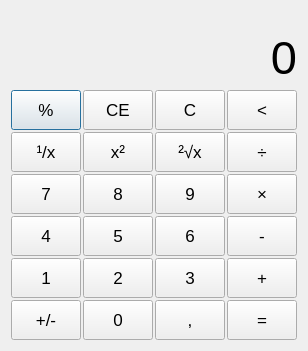
<?xml version="1.0" encoding="UTF-8"?>
<ui version="4.0">
 <class>CalculatorDialog</class>
 <widget class="QDialog" name="CalculatorDialog">
  <property name="geometry">
   <rect>
    <x>0</x>
    <y>0</y>
    <width>306</width>
    <height>339</height>
   </rect>
  </property>
  <property name="windowTitle">
   <string>Kalkulator</string>
  </property>
  <layout class="QVBoxLayout" name="verticalLayout">
   <item>
    <widget class="QLabel" name="previousTextLabel">
     <property name="text">
      <string/>
     </property>
     <property name="alignment">
      <set>Qt::AlignRight|Qt::AlignTrailing|Qt::AlignVCenter</set>
     </property>
    </widget>
   </item>
   <item>
    <widget class="QLabel" name="currentTextLabel">
     <property name="font">
      <font>
       <pointsize>35</pointsize>
       <bold>false</bold>
      </font>
     </property>
     <property name="text">
      <string>0</string>
     </property>
     <property name="alignment">
      <set>Qt::AlignRight|Qt::AlignTrailing|Qt::AlignVCenter</set>
     </property>
    </widget>
   </item>
   <item>
    <layout class="QGridLayout" name="gridLayout">
     <property name="spacing">
      <number>2</number>
     </property>
     <item row="0" column="0">
      <widget class="QPushButton" name="percentButton">
       <property name="minimumSize">
        <size>
         <width>70</width>
         <height>40</height>
        </size>
       </property>
       <property name="maximumSize">
        <size>
         <width>70</width>
         <height>40</height>
        </size>
       </property>
       <property name="font">
        <font>
         <pointsize>13</pointsize>
        </font>
       </property>
       <property name="text">
        <string>%</string>
       </property>
      </widget>
     </item>
     <item row="0" column="1">
      <widget class="QPushButton" name="ceButton">
       <property name="minimumSize">
        <size>
         <width>70</width>
         <height>40</height>
        </size>
       </property>
       <property name="maximumSize">
        <size>
         <width>70</width>
         <height>40</height>
        </size>
       </property>
       <property name="font">
        <font>
         <pointsize>13</pointsize>
        </font>
       </property>
       <property name="text">
        <string>CE</string>
       </property>
      </widget>
     </item>
     <item row="0" column="2">
      <widget class="QPushButton" name="cButton">
       <property name="minimumSize">
        <size>
         <width>70</width>
         <height>40</height>
        </size>
       </property>
       <property name="maximumSize">
        <size>
         <width>70</width>
         <height>40</height>
        </size>
       </property>
       <property name="font">
        <font>
         <pointsize>13</pointsize>
        </font>
       </property>
       <property name="text">
        <string>C</string>
       </property>
      </widget>
     </item>
     <item row="0" column="3">
      <widget class="QPushButton" name="backButton">
       <property name="minimumSize">
        <size>
         <width>70</width>
         <height>40</height>
        </size>
       </property>
       <property name="maximumSize">
        <size>
         <width>70</width>
         <height>40</height>
        </size>
       </property>
       <property name="font">
        <font>
         <pointsize>13</pointsize>
        </font>
       </property>
       <property name="text">
        <string>&lt;</string>
       </property>
      </widget>
     </item>
     <item row="1" column="0">
      <widget class="QPushButton" name="oneByButton">
       <property name="minimumSize">
        <size>
         <width>70</width>
         <height>40</height>
        </size>
       </property>
       <property name="maximumSize">
        <size>
         <width>70</width>
         <height>40</height>
        </size>
       </property>
       <property name="font">
        <font>
         <pointsize>13</pointsize>
        </font>
       </property>
       <property name="text">
        <string>¹/x</string>
       </property>
      </widget>
     </item>
     <item row="1" column="1">
      <widget class="QPushButton" name="squareButton">
       <property name="minimumSize">
        <size>
         <width>70</width>
         <height>40</height>
        </size>
       </property>
       <property name="maximumSize">
        <size>
         <width>70</width>
         <height>40</height>
        </size>
       </property>
       <property name="font">
        <font>
         <pointsize>13</pointsize>
        </font>
       </property>
       <property name="text">
        <string>x²</string>
       </property>
      </widget>
     </item>
     <item row="1" column="2">
      <widget class="QPushButton" name="squareRootButton">
       <property name="minimumSize">
        <size>
         <width>70</width>
         <height>40</height>
        </size>
       </property>
       <property name="maximumSize">
        <size>
         <width>70</width>
         <height>40</height>
        </size>
       </property>
       <property name="font">
        <font>
         <pointsize>13</pointsize>
        </font>
       </property>
       <property name="text">
        <string>²√x</string>
       </property>
      </widget>
     </item>
     <item row="1" column="3">
      <widget class="QPushButton" name="devideButton">
       <property name="minimumSize">
        <size>
         <width>70</width>
         <height>40</height>
        </size>
       </property>
       <property name="maximumSize">
        <size>
         <width>70</width>
         <height>40</height>
        </size>
       </property>
       <property name="font">
        <font>
         <pointsize>13</pointsize>
        </font>
       </property>
       <property name="text">
        <string>÷</string>
       </property>
      </widget>
     </item>
     <item row="2" column="0">
      <widget class="QPushButton" name="sevenButton">
       <property name="minimumSize">
        <size>
         <width>70</width>
         <height>40</height>
        </size>
       </property>
       <property name="maximumSize">
        <size>
         <width>70</width>
         <height>40</height>
        </size>
       </property>
       <property name="font">
        <font>
         <pointsize>13</pointsize>
        </font>
       </property>
       <property name="text">
        <string>7</string>
       </property>
      </widget>
     </item>
     <item row="2" column="1">
      <widget class="QPushButton" name="eightButton">
       <property name="minimumSize">
        <size>
         <width>70</width>
         <height>40</height>
        </size>
       </property>
       <property name="maximumSize">
        <size>
         <width>70</width>
         <height>40</height>
        </size>
       </property>
       <property name="font">
        <font>
         <pointsize>13</pointsize>
        </font>
       </property>
       <property name="text">
        <string>8</string>
       </property>
      </widget>
     </item>
     <item row="2" column="2">
      <widget class="QPushButton" name="nineButton">
       <property name="minimumSize">
        <size>
         <width>70</width>
         <height>40</height>
        </size>
       </property>
       <property name="maximumSize">
        <size>
         <width>70</width>
         <height>40</height>
        </size>
       </property>
       <property name="font">
        <font>
         <pointsize>13</pointsize>
        </font>
       </property>
       <property name="text">
        <string>9</string>
       </property>
      </widget>
     </item>
     <item row="2" column="3">
      <widget class="QPushButton" name="multiplyButton">
       <property name="minimumSize">
        <size>
         <width>70</width>
         <height>40</height>
        </size>
       </property>
       <property name="maximumSize">
        <size>
         <width>70</width>
         <height>40</height>
        </size>
       </property>
       <property name="font">
        <font>
         <pointsize>13</pointsize>
        </font>
       </property>
       <property name="text">
        <string>×</string>
       </property>
      </widget>
     </item>
     <item row="3" column="0">
      <widget class="QPushButton" name="fourButton">
       <property name="minimumSize">
        <size>
         <width>70</width>
         <height>40</height>
        </size>
       </property>
       <property name="maximumSize">
        <size>
         <width>70</width>
         <height>40</height>
        </size>
       </property>
       <property name="font">
        <font>
         <pointsize>13</pointsize>
        </font>
       </property>
       <property name="text">
        <string>4</string>
       </property>
      </widget>
     </item>
     <item row="3" column="1">
      <widget class="QPushButton" name="fiveButton">
       <property name="minimumSize">
        <size>
         <width>70</width>
         <height>40</height>
        </size>
       </property>
       <property name="maximumSize">
        <size>
         <width>70</width>
         <height>40</height>
        </size>
       </property>
       <property name="font">
        <font>
         <pointsize>13</pointsize>
        </font>
       </property>
       <property name="text">
        <string>5</string>
       </property>
      </widget>
     </item>
     <item row="3" column="2">
      <widget class="QPushButton" name="sixButton">
       <property name="minimumSize">
        <size>
         <width>70</width>
         <height>40</height>
        </size>
       </property>
       <property name="maximumSize">
        <size>
         <width>70</width>
         <height>40</height>
        </size>
       </property>
       <property name="font">
        <font>
         <pointsize>13</pointsize>
        </font>
       </property>
       <property name="text">
        <string>6</string>
       </property>
      </widget>
     </item>
     <item row="3" column="3">
      <widget class="QPushButton" name="minusButton">
       <property name="minimumSize">
        <size>
         <width>70</width>
         <height>40</height>
        </size>
       </property>
       <property name="maximumSize">
        <size>
         <width>70</width>
         <height>40</height>
        </size>
       </property>
       <property name="font">
        <font>
         <pointsize>13</pointsize>
        </font>
       </property>
       <property name="text">
        <string>-</string>
       </property>
      </widget>
     </item>
     <item row="4" column="0">
      <widget class="QPushButton" name="oneButton">
       <property name="minimumSize">
        <size>
         <width>70</width>
         <height>40</height>
        </size>
       </property>
       <property name="maximumSize">
        <size>
         <width>70</width>
         <height>40</height>
        </size>
       </property>
       <property name="font">
        <font>
         <pointsize>13</pointsize>
        </font>
       </property>
       <property name="text">
        <string>1</string>
       </property>
      </widget>
     </item>
     <item row="4" column="1">
      <widget class="QPushButton" name="twoButton">
       <property name="minimumSize">
        <size>
         <width>70</width>
         <height>40</height>
        </size>
       </property>
       <property name="maximumSize">
        <size>
         <width>70</width>
         <height>40</height>
        </size>
       </property>
       <property name="font">
        <font>
         <pointsize>13</pointsize>
        </font>
       </property>
       <property name="text">
        <string>2</string>
       </property>
      </widget>
     </item>
     <item row="4" column="2">
      <widget class="QPushButton" name="threeButton">
       <property name="minimumSize">
        <size>
         <width>70</width>
         <height>40</height>
        </size>
       </property>
       <property name="maximumSize">
        <size>
         <width>70</width>
         <height>40</height>
        </size>
       </property>
       <property name="font">
        <font>
         <pointsize>13</pointsize>
        </font>
       </property>
       <property name="text">
        <string>3</string>
       </property>
      </widget>
     </item>
     <item row="4" column="3">
      <widget class="QPushButton" name="plusButton">
       <property name="minimumSize">
        <size>
         <width>70</width>
         <height>40</height>
        </size>
       </property>
       <property name="maximumSize">
        <size>
         <width>70</width>
         <height>40</height>
        </size>
       </property>
       <property name="font">
        <font>
         <pointsize>13</pointsize>
        </font>
       </property>
       <property name="text">
        <string>+</string>
       </property>
      </widget>
     </item>
     <item row="5" column="0">
      <widget class="QPushButton" name="plusMinusButton">
       <property name="minimumSize">
        <size>
         <width>70</width>
         <height>40</height>
        </size>
       </property>
       <property name="maximumSize">
        <size>
         <width>70</width>
         <height>40</height>
        </size>
       </property>
       <property name="font">
        <font>
         <pointsize>13</pointsize>
        </font>
       </property>
       <property name="text">
        <string>+/-</string>
       </property>
      </widget>
     </item>
     <item row="5" column="1">
      <widget class="QPushButton" name="zeroButton">
       <property name="minimumSize">
        <size>
         <width>70</width>
         <height>40</height>
        </size>
       </property>
       <property name="maximumSize">
        <size>
         <width>70</width>
         <height>40</height>
        </size>
       </property>
       <property name="font">
        <font>
         <pointsize>13</pointsize>
        </font>
       </property>
       <property name="text">
        <string>0</string>
       </property>
      </widget>
     </item>
     <item row="5" column="2">
      <widget class="QPushButton" name="decimalSeparatorButton">
       <property name="minimumSize">
        <size>
         <width>70</width>
         <height>40</height>
        </size>
       </property>
       <property name="maximumSize">
        <size>
         <width>70</width>
         <height>40</height>
        </size>
       </property>
       <property name="font">
        <font>
         <pointsize>13</pointsize>
        </font>
       </property>
       <property name="text">
        <string>,</string>
       </property>
      </widget>
     </item>
     <item row="5" column="3">
      <widget class="QPushButton" name="equalButton">
       <property name="minimumSize">
        <size>
         <width>70</width>
         <height>40</height>
        </size>
       </property>
       <property name="maximumSize">
        <size>
         <width>70</width>
         <height>40</height>
        </size>
       </property>
       <property name="font">
        <font>
         <pointsize>13</pointsize>
        </font>
       </property>
       <property name="text">
        <string>=</string>
       </property>
      </widget>
     </item>
    </layout>
   </item>
  </layout>
 </widget>
 <resources/>
 <connections/>
</ui>
